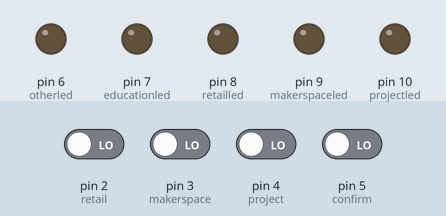
Bench run of a sketch on a simulated Arduino Uno, built with avr-gcc and run on an emulated ATmega328P. Parts: output pins drawn as LEDs (lit = HIGH). The inputs (shaded band) are chosen by the test bench; at power-on: pin 2 (retail), pin 3 (makerspace), pin 4 (project), pin 5 (confirm) LOW. What the sketch prints to the serial monitor is not drawn.

Above: at 1.2 s.
1.3 s: pin 2 (retail) driven HIGH
At 2.5 s:
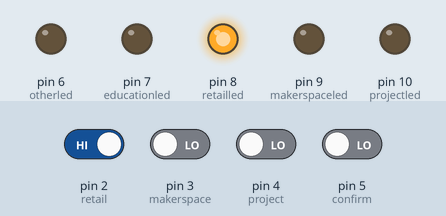
2.8 s: pin 3 (makerspace) driven HIGH
At 3.9 s:
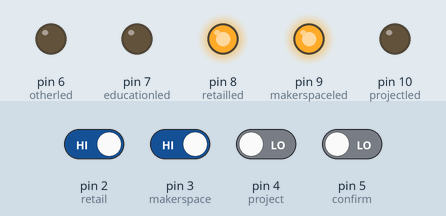
4.3 s: pin 4 (project) driven HIGH
At 5.2 s:
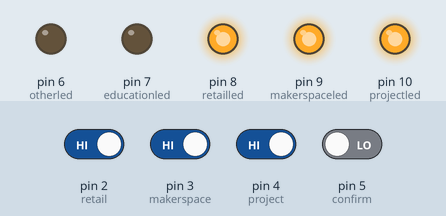
5.8 s: pin 2 (retail) driven LOW
At 6.3 s:
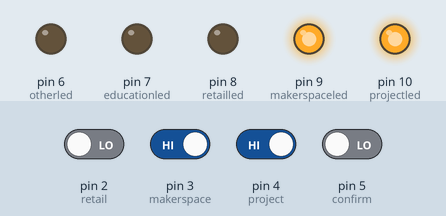
7.3 s: pin 3 (makerspace) driven LOW
At 8.3 s:
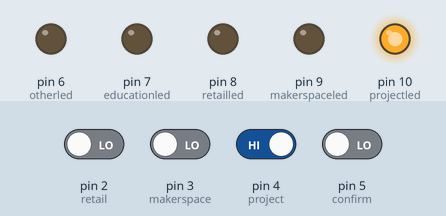
8.8 s: pin 2 (retail) driven HIGH
At 9.7 s:
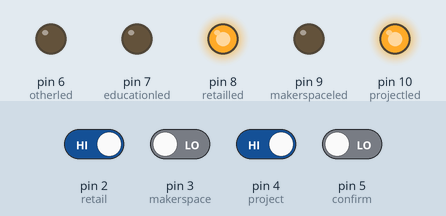
Timing chart, 0 to 11.3 s (numbered marks = the images above; inputs shaded):
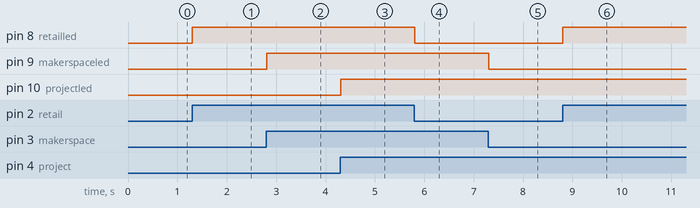

Measured:
- after the input at 1.3 s, pin 8 (retailled): LOW → HIGH at once
- after the input at 2.8 s, pin 9 (makerspaceled): LOW → HIGH at once
- after the input at 4.3 s, pin 10 (projectled): LOW → HIGH at once
- after the input at 5.8 s, pin 8 (retailled): HIGH → LOW at once
- after the input at 7.3 s, pin 9 (makerspaceled): HIGH → LOW at once
- after the input at 8.8 s, pin 8 (retailled): LOW → HIGH at once

The sketch:

firmware_v1_serial_monitor_plotter_.ino
```cpp
const int other=0;
const int education=1;
const int retail =2;
const int makerspace=3;
const int project=4;
const int confirm=5;

const int otherled = 6;
const int educationled=7;
const int retailled=8;
const int makerspaceled=9;
const int projectled=10;
const int confirmled =11;

boolean otherstate =LOW;
boolean educationstate= LOW;
boolean retailstate=LOW;
boolean makerspacestate=LOW;
boolean projectstate=LOW;
boolean confirmstate=LOW;

boolean prevotherstate =LOW;
boolean preveducationstate= LOW;
boolean prevretailstate=LOW;
boolean prevmakerspacestate=LOW;
boolean prevprojectstate=LOW;
boolean prevconfirmstate=LOW;

boolean onother =LOW;
boolean oneducation =LOW;
boolean onretail =LOW;
boolean onmakerspace =LOW;
boolean onproject =LOW;
boolean onconfirm =LOW;

String datastring ="";
#include <SPI.h>
#include <SD.h>

const int chipSelect = 12;

boolean debounce(const int x, boolean last){
  boolean current = digitalRead(x);
  if(last!=current){delay(5);}
  current=digitalRead(x);
  return current;
}

void turn_on (const int x,const int y, boolean w, boolean k, boolean u) {
  w = debounce(x, k);
  if (k==LOW&& w==HIGH){
    u= !u;
  }
  k= w;

  digitalWrite(y,u);}


void mapfunction(int u, int v, int w, int x, int y, int z,String t)
{
  if (digitalRead(z)==HIGH){
        if (digitalRead(u)==HIGH){t +="1,";}
          else{t += "0,";}
          if (digitalRead(v)==HIGH){t +="1,";}
          else{t += "0,";}
          if (digitalRead(w)==HIGH){t +="1,";}
          else{t += "0,";}
          if (digitalRead(x)==HIGH){t +="1,";}
          else{t += "0,";}
          if (digitalRead(y)==HIGH){t +="1,";}
          else{t += "0,";}
//File datafile = SD.open ("datalog.txt", FILE_WRITE);
//    if (datafile){datafile.println(datastring);}
//    else {
//      Serial.println("can not open file");
//    }
Serial.println(datastring);
}
}
void setup() {
  // put your setup code here, to run once:
pinMode(otherled, OUTPUT);
pinMode(educationled, OUTPUT);
pinMode(retailled, OUTPUT);
pinMode(makerspaceled, OUTPUT);
pinMode(projectled, OUTPUT);
pinMode(confirm, INPUT);
pinMode(other, INPUT);
pinMode(education, INPUT);
pinMode(retail, INPUT);
pinMode(makerspace, INPUT);
pinMode(project, INPUT);
  // Open serial communications and wait for port to open:
  Serial.begin(9600);
  while (!Serial) {
    ; // wait for serial port to connect. Needed for native USB port only
  }


  Serial.print("Initializing SD card...");

//  // see if the card is present and can be initialized:
//  if (!SD.begin(chipSelect)) {
//    Serial.println("Card failed, or not present");
//    // don't do anything more:
//    while (1);
//  }
//  Serial.println("card initialized.");
//  datastring= "other, education, retail, makerspace, project";
}


void loop() {
turn_on(other, otherled, otherstate, prevotherstate, onother);
turn_on(education, educationled, educationstate, preveducationstate, oneducation);
turn_on(retail, retailled,retailstate, prevretailstate, onretail);
turn_on(makerspace, makerspaceled, makerspacestate, prevmakerspacestate,onmakerspace);
turn_on(project, projectled,projectstate, prevprojectstate, onproject);

mapfunction(otherled, educationled, retailled, makerspaceled, projectled, confirm, datastring);
}
```
